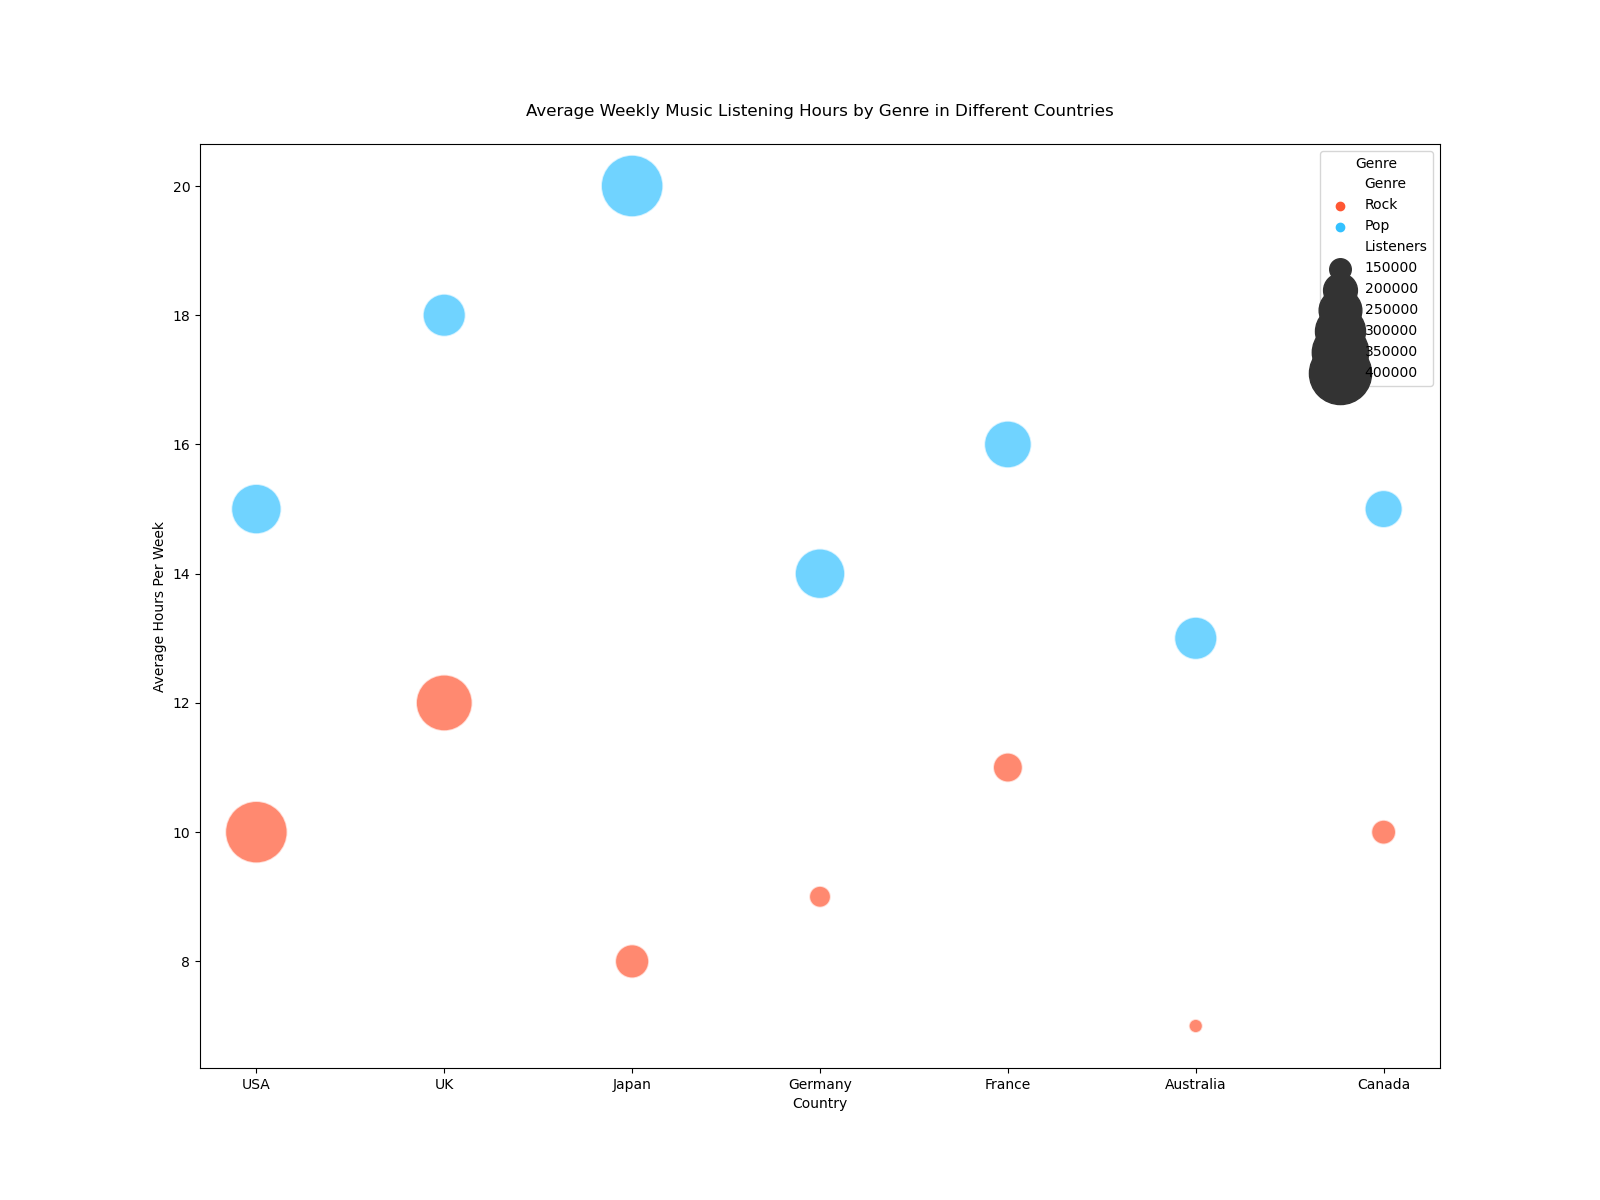

Write Python code to recreate this figure.

import seaborn as sns
import pandas as pd
import matplotlib.pyplot as plt

# Define the data
data = {
    'Country': ['USA', 'USA', 'UK', 'UK', 'Japan', 'Japan', 'Germany', 'Germany', 'France', 'France', 'Australia', 'Australia', 'Canada', 'Canada'],
    'Genre': ['Rock', 'Pop', 'Rock', 'Pop', 'Rock', 'Pop', 'Rock', 'Pop', 'Rock', 'Pop', 'Rock', 'Pop', 'Rock', 'Pop'],
    'Listeners': [400000, 300000, 350000, 250000, 200000, 400000, 150000, 300000, 180000, 280000, 130000, 250000, 160000, 220000],
    'AvgHoursPerWeek': [10, 15, 12, 18, 8, 20, 9, 14, 11, 16, 7, 13, 10, 15]
}

# Create DataFrame
df = pd.DataFrame(data)

# Create the bubble chart
plt.figure(figsize=(16, 12))
bubble_plot = sns.scatterplot(data=df, x='Country', y='AvgHoursPerWeek', size='Listeners', hue='Genre',
                              sizes=(100, 2000), alpha=0.7, palette=["#FF5733", "#33C1FF"])

# Customize legend and axis labels
bubble_plot.legend(title='Genre', loc='upper right')
plt.xlabel('Country')
plt.ylabel('Average Hours Per Week')
plt.title('Average Weekly Music Listening Hours by Genre in Different Countries', pad=20)

# Show the plot
plt.show()
